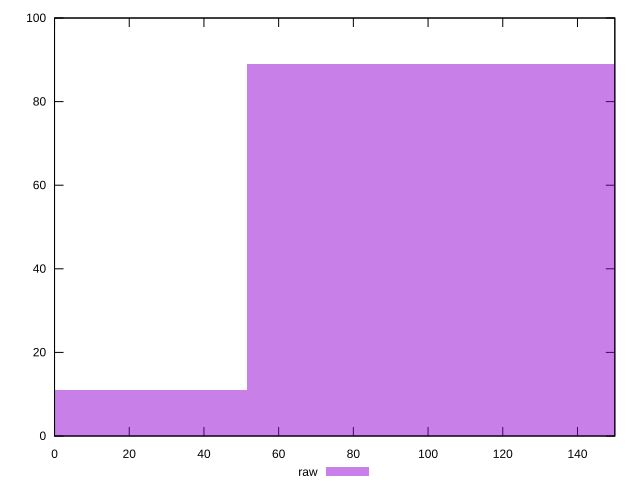

The script that saved this image:
reset

$raw <<EOF
102.9921171716169 89
0 11
EOF

set key outside below
set boxwidth 102.9921171716169
set xrange [0:150]
set yrange [0:100]
set trange [0:100]
set style fill transparent solid 0.5 noborder
set terminal svg size 640, 490 enhanced background rgb 'white'
set output "reports/report_00033_2021-03-01T14-23-16.841Z/unminified-javascript/samples/astro-cached/raw/histogram.svg"

plot $raw title "raw" with boxes

reset
